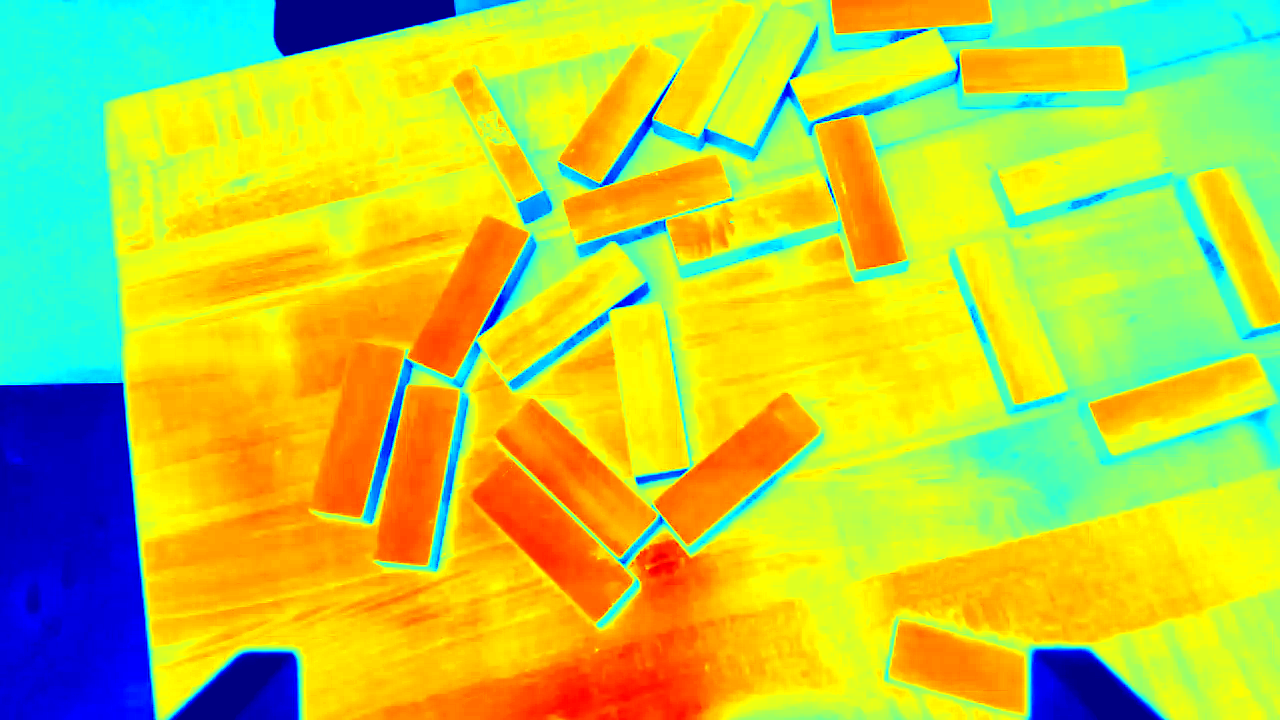
#> input picture samples/normalized_color11.png, 1280 x 720 px, found by its file name
$ python 'image_proccessing (1).py'
#> lines starting #> are read from the running program, lines starting #| are printed output that depends on the picture; after the words box and inside, x2 and y2 are one past the last pixel; in counts of white or black regions, pixels touching at a corner belong together
from cv2 import (imread, arrowedLine, circle, cvtColor, COLOR_BGR2RGB, COLOR_BGR2HSV,
    createCLAHE, GaussianBlur, Sobel, CV_64F, threshold, THRESH_BINARY,
    getStructuringElement, MORPH_RECT, dilate, IMREAD_GRAYSCALE, Canny, RETR_LIST,
    findContours, CHAIN_APPROX_SIMPLE, imwrite)
import numpy as np
from matplotlib.pyplot import subplots, show, tight_layout
from math import radians, cos, sin

# [87 lines left out: functions draw_detections, draw_points, show_overlay, not called in this run]

#images to use
#color img:
my_color_img='Test_images12_raw_img_work_with_them\\normalized_color11.png'
#grey img:
my_grey_img='Test_images12_raw_img_work_with_them\\raw_image11.png'

#Extract hue as depth proxy
color_img = imread(my_color_img)
#> color_img is the input picture: shape (720, 1280, 3); mean B, G, R 63.3, 202.8, 187.6
hsv = cvtColor(color_img, COLOR_BGR2HSV)
#> hsv: shape (720, 1280, 3); mean H, S, V 44, 232.2, 250.4
hue= hsv[:, :, 0]   #depth map, 0–179 in OpenCV

#CLAHE on the hue channel (for local contrast)
clahe     = createCLAHE(clipLimit=2.0, tileGridSize=(8, 8))
hue_eq    = clahe.apply(hue)

#Blur to reduce noise
blurred   = GaussianBlur(hue_eq, (3, 3), 0)

#Canny on the hue channel — thresholds likely need to be different
#from grayscale since hue is 0-179, not 0-255
#edges = cv2.Canny(blurred, threshold1=10, threshold2=40)

#or, instead of Canny, using Sobel:

sobelx = Sobel(blurred, CV_64F, 1, 0, ksize=3)
sobely = Sobel(blurred, CV_64F, 0, 1, ksize=3)
magnitude = np.sqrt(sobelx**2 + sobely**2)

# Normalize and threshold to get binary edge image
magnitude = np.uint8(255 * magnitude / magnitude.max())
_, edges= threshold(magnitude, 30, 255, THRESH_BINARY)  # tune 30
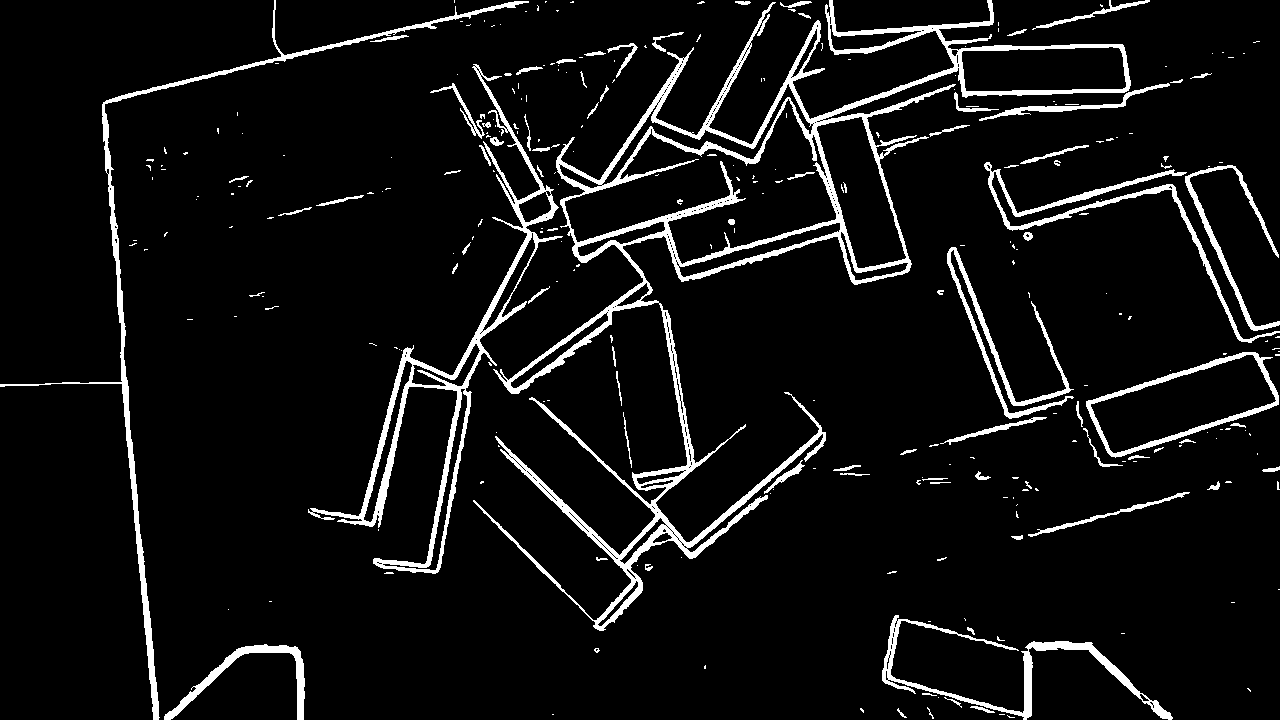
#> edges: shape (720, 1280); 6.8% white; 293 white regions (208 under 20 px), largest, box (x1, y1, x2, y2) and area: (473, 0, 1131, 631) 26896, (308, 64, 563, 574) 8348, (0, 0, 529, 720) 5450

#end of sobel

#Close gaps --> no visible improvement
kernel       = getStructuringElement(MORPH_RECT, (7, 7))
edges_closed = dilate(edges, kernel, iterations=1)
#> edges_closed: shape (720, 1280); 18.9% white; 91 white regions, largest, box (x1, y1, x2, y2) and area: (305, 0, 1186, 634) 102828, (926, 142, 1280, 470) 29158, (0, 0, 532, 720) 17878
edges_closed=edges

img_grey = imread(my_grey_img, IMREAD_GRAYSCALE)
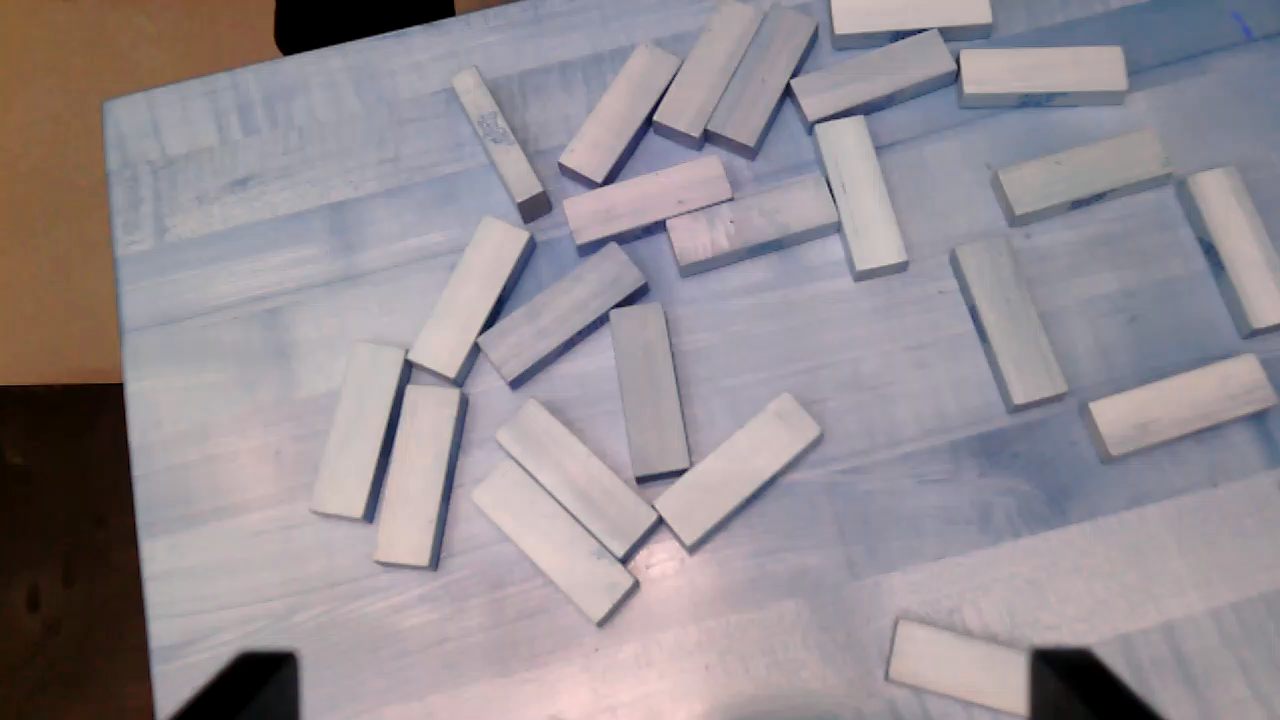
#> input picture pictures/raw_image11.png, 1280 x 720 px, found by its file name
#> img_grey: shape (720, 1280); min 0, max 232, mean 143.7

#increase contrast (to avoid prblms in darker regions)
#clahe = cv2.createCLAHE(clipLimit=2.3, tileGridSize=(8, 8))  # tune clipLimit: 1.0–4.0
clahe = createCLAHE(clipLimit=2, tileGridSize=(4, 4))  # tune clipLimit: 1.0–4.0
img_eq = clahe.apply(img_grey)
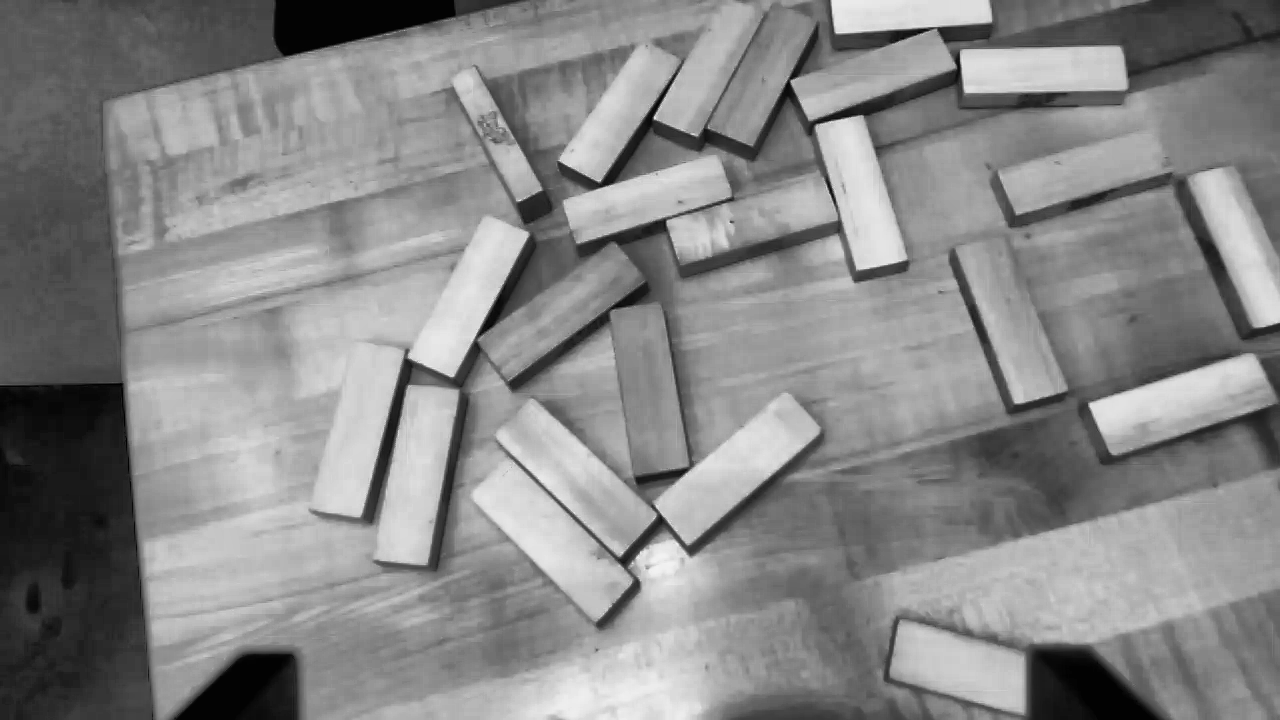
#> img_eq: shape (720, 1280); min 1, max 244, mean 135.5
#edges_grey  = cv2.Canny(img1, threshold1=30, threshold2=100)

#gaussian filter
blurred = GaussianBlur(img_eq, (11, 11), 0) #(5,5)

# [6 lines of commented-out code are left out]
edges_grey = Canny(blurred, threshold1=30, threshold2=100)#30, 100
#> edges_grey: shape (720, 1280); 1.8% white in thin lines or dots

#close gaps in the edges to try to get rectangular shape --> not useful
kernel = getStructuringElement(MORPH_RECT, (3, 3)) #tune size: try 3,5,7
edges_grey = dilate(edges_grey, kernel, iterations=1)     # try iterations=2 if gaps persist
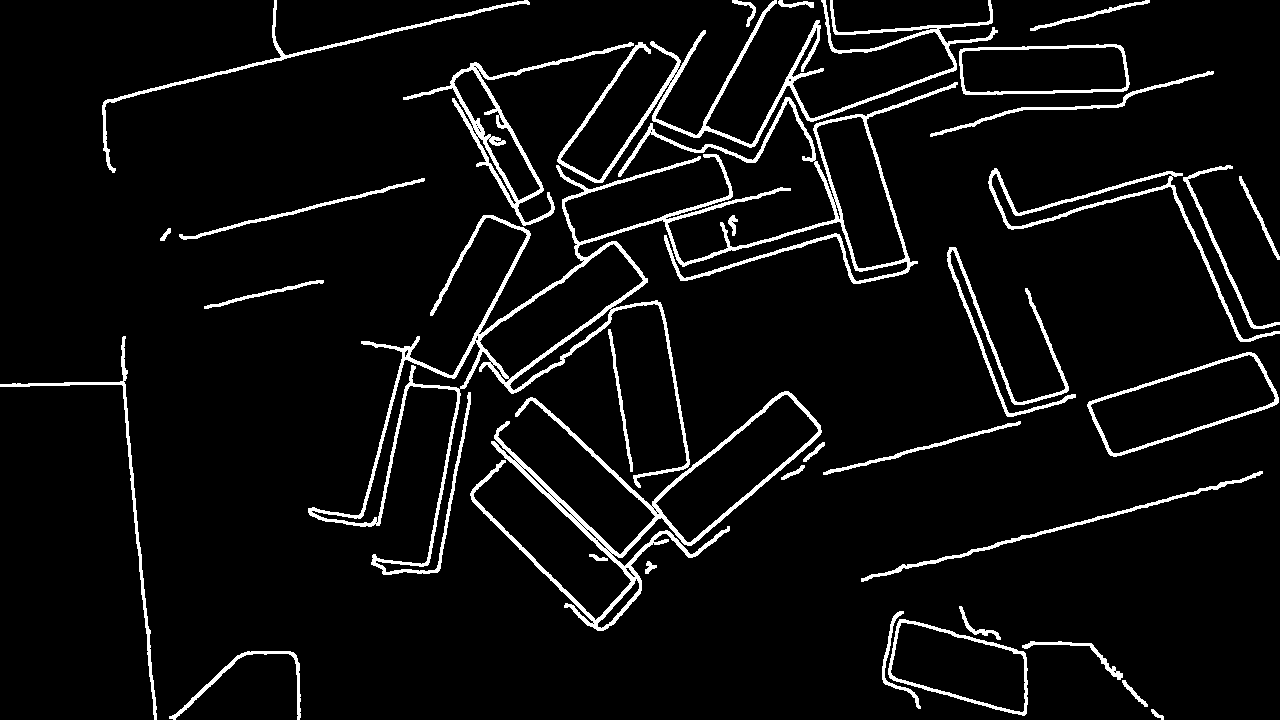
#> edges_grey: shape (720, 1280); 5.9% white; 34 white regions

contours, _  = findContours(edges_closed, RETR_LIST, CHAIN_APPROX_SIMPLE)
#> contours = 628 contours, 537 with area under 20; largest, box (x1, y1, x2, y2) and area: (473, 0, 1131, 631) 66169, (564, 98, 837, 265) 20736, (308, 64, 563, 574) 11552, (1086, 352, 1279, 458) 11071, (1090, 354, 1277, 454) 9286

edges_closed=edges_grey+edges_closed

fig, ax = subplots(1, 3, figsize=(15, 7))

# Original Image
ax[0].imshow(cvtColor(color_img, COLOR_BGR2RGB))
ax[0].set_title('Original')
ax[0].axis('off')

# Blurred Image
ax[1].imshow(blurred, cmap='gray')
ax[1].set_title('Gaussian Blur')
ax[1].axis('off')

ax[2].imshow(edges, cmap='gray')
ax[2].set_title('Edges')
ax[2].axis('off')

show()
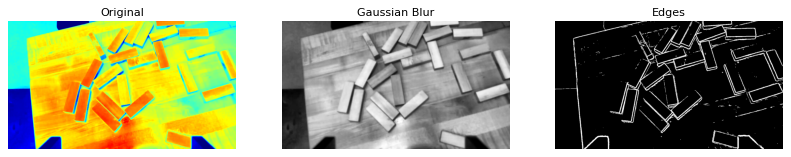
#> figure drawn by matplotlib, 3 panels

#save 'edges'
imwrite('detected_edges_img.png', edges_closed)

results = []
print('Raw detected features fulfilling area condition:')

for cnt in contours:
#> (the run stopped early here; a loop or call above may not have finished)
